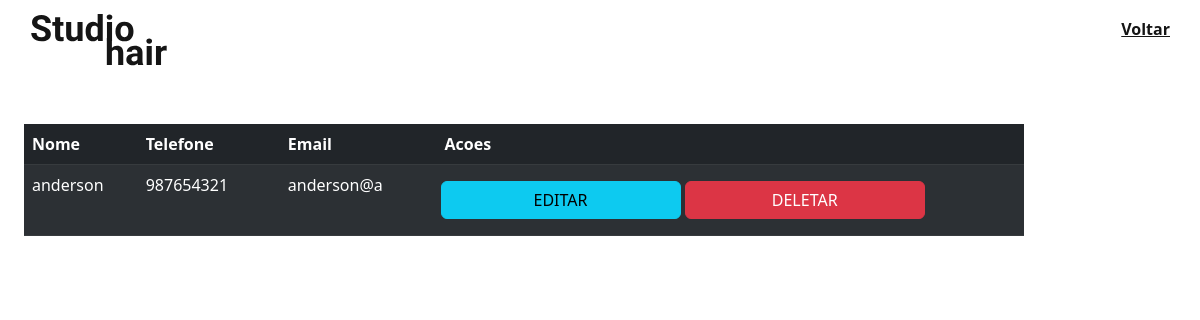
Page /ADMIN (signed in) on the earlier database version.
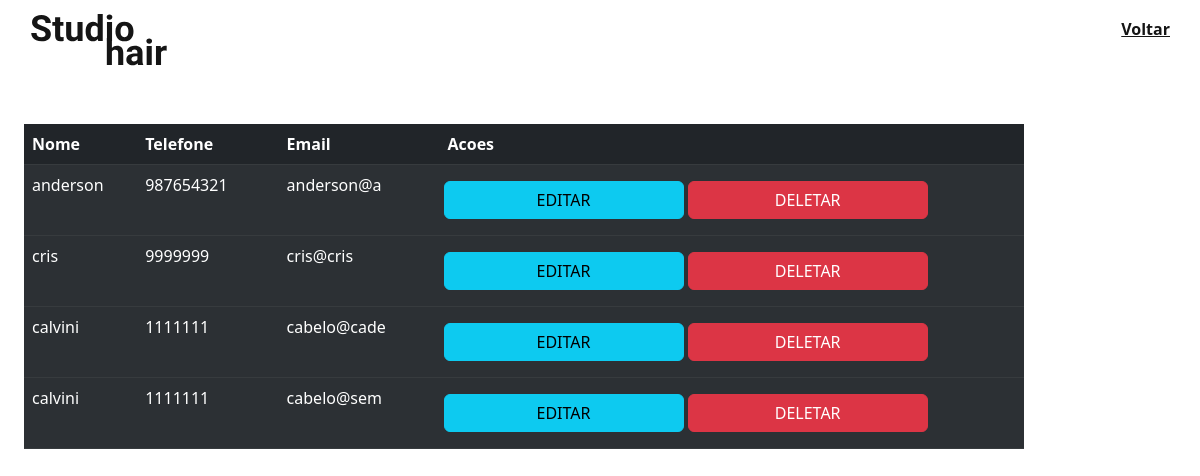
Same page on the later database version.
### app/models/modelos.py (models this page shows, shortened)
class Usuario(db.Model, UserMixin):
    id = db.Column(db.Integer, primary_key=True)
    nome = db.Column(db.String(255), nullable=False)
    telefone = db.Column(db.String(255), nullable=False)
    email = db.Column(db.String(255), unique=True, nullable=False)
    is_UserMaster = db.Column(db.Boolean, nullable=False)
    senha = db.Column(db.String(255), nullable=False)

### app/routes.py (the view)
@app.route("/ADMIN", methods=['GET'])
@login_required
def get_Usuarios():
    Usuarios = Usuario.query.all()
    lista_Usuarios = []
    for usuario in Usuarios:
        lista_Usuarios.append({
            'id': usuario.id,
            'nome': usuario.nome,
            'telefone': usuario.telefone,
            'email': usuario.email,
            'senha': usuario.senha
        })
    return render_template('admin.html', usuarios= lista_Usuarios)

### app/__init__.py (called while the page is built)
@login_manager.user_loader
def load_user(user_id):
    return Usuario.query.get(int(user_id))

### app/templates/admin.html (shortened to what this page needs)
<!DOCTYPE html>
<html lang="pt-br">
<head>
    <link href='https://unpkg.com/boxicons@2.0.9/css/boxicons.min.css' rel='stylesheet'>
    <link rel="stylesheet" href="{{ url_for('static', filename='css/style.css') }}">
    <link href="https://cdn.jsdelivr.net/npm/bootstrap@5.2.3/dist/css/bootstrap.min.css" rel="stylesheet"
>
</head>
<body>
    <header class="l-header" id="header">
        <div class="navbar container flex">
            <div class="brand">
                <a href="#"><img src="{{ url_for('static', filename='img/logo.svg') }}" alt="Studio Hair"></a>
            </div>
            <div class="nav" id="nav">
                <ul class="nav__menu">
                    <li class="nav__item"><a href="/home" class="nav__link">Voltar</a></li>
                </ul>
            </div>
        </div>
    </header>
    <main class="m-lg-4 col-10 ">
        <table class="table table-dark table-striped ">
            <thead>
                <tr>
                    <th scope="col">Nome</th>
                    <th scope="col">Telefone</th>
                    <th scope="col">Email</th>
                    <th scope="col">Acoes</th>
                </tr>
            </thead>
            {% for usuario in usuarios %}
            <tbody>
                <tr>
                    <td>{{usuario.nome}}</td>
                    <td>{{usuario.telefone}}</td>
                    <td>{{usuario.email}}</td>
                    <td class="p-3">
                        <a href="/editar-usuario/{{usuario.id}}" class="btn btn-info">Editar</a>
                        <a href="/remover-usuario/{{ usuario.id }}" class="btn btn-danger">Deletar</a>
                    </td>
                </tr>
            </tbody>
            {% endfor %}
        </table>
    </main>
</body>
</html>

### app/static/css/style.css (style rules this page uses)
:root { --header-height: 6.25rem; --main-color: #f7e6df; --first-color: #75492b; --second-color: #dfd6a7; --white-color: #ffffff; --black-color: #151515; --font-cursive: 'Great Vibes', cursive; --body-font: 'Montserrat', sans-serif; --big-font-size: 3rem; --h1-font-size: 2.25rem; --h2-font-size: 1.5rem; --h3-font-size: 1.25rem; --normal-font-size: 1rem; --small-font-size: 0.813rem; --font-light: 300; --font-medium: 400; --font-semi-bold: 700; --font-bold: 800; --mb-05: 0.5rem; --mb-1: 1rem; --mb-1-5: 1.5rem; --mb-2: 2rem; --mb-2-5: 2.5rem; --mb-3: 3rem; --Z-fixed: 100; --z-tooltip: 10; --z_negative: -1; }
html { scroll-behavior: smooth; }
body { background-color: var(--white-color); font-size: var(--normal-font-size); font-family: var(--body-font); overflow-x: hidden; }
ul { list-style: none; }
a { text-decoration: none; }
.container { max-width: 1200px; margin: 0 auto; }
.flex { display: flex; align-items: center; justify-content: center; }
.btn { width: 240px; display: flex; align-items: center; justify-content: center; text-align: center; background-color: var(--first-color); color: var(--white-color); border: 1px solid var(--first-color); border-radius: 50px; font-size: var(--normal-font-size); font-weight: var(--font-semi-bold); text-transform: uppercase; line-height: var(--normal-font-size); padding: 10px 20px; outline: none; cursor: pointer; transition: all 400ms ease; }
.l-header { width: 100%; height: var(--header-height); background-color: rgba(255, 255, 255, 0.4); transition: all 400ms ease; }
.navbar { justify-content: space-between; padding: 20px; }
.nav__link { font-weight: var(--font-bold); color: var(--black-color); position: relative; transition: all 400ms ease; }
.nav__link::before { content: ""; position: absolute; width: 0; height: 2px; left: 0; bottom: 0; background-color: var(--first-color); transition: all 400ms ease-in-out; }
@media (min-width: 960px) { .nav__menu { display: flex; align-items: center; padding: 0; } }
@media (min-width: 960px) { .nav__link { font-size: var(--normal-font-size); font-weight: var(--font-bold); text-transform: capitalize; color: var(--black-color); transition: all 400ms ease; position: relative; } }
.table th:nth-child(2), .table td:nth-child(2), .table th:nth-child(3), .table td:nth-child(3), .table th:nth-child(4), .table td:nth-child(4) { padding-left: 20px; padding-right: 20px; }

Differences in the rows shown:
added Usuario: nome "cris", telefone "9999999", email "cris@cris"
added Usuario: nome "calvini", telefone "1111111", email "cabelo@cade"
added Usuario: nome "calvini", telefone "1111111", email "cabelo@sem"
